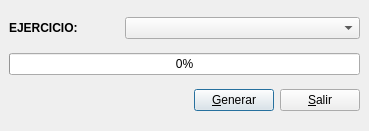
<ui version="4.0" >
 <author>José Manuel Díez Botella</author>
 <class>regularizacion</class>
 <widget class="QDialog" name="regularizacion" >
  <property name="geometry" >
   <rect>
    <x>0</x>
    <y>0</y>
    <width>369</width>
    <height>131</height>
   </rect>
  </property>
  <property name="windowTitle" >
   <string>Regularización</string>
  </property>
  <layout class="QVBoxLayout" >
   <property name="margin" >
    <number>9</number>
   </property>
   <property name="spacing" >
    <number>6</number>
   </property>
   <item>
    <layout class="QHBoxLayout" >
     <property name="margin" >
      <number>0</number>
     </property>
     <property name="spacing" >
      <number>6</number>
     </property>
     <item>
      <widget class="QLabel" name="textLabel1" >
       <property name="maximumSize" >
        <size>
         <width>110</width>
         <height>32767</height>
        </size>
       </property>
       <property name="frameShape" >
        <enum>QFrame::NoFrame</enum>
       </property>
       <property name="frameShadow" >
        <enum>QFrame::Plain</enum>
       </property>
       <property name="text" >
        <string>&lt;b>EJERCICIO:&lt;/b></string>
       </property>
       <property name="wordWrap" >
        <bool>false</bool>
       </property>
      </widget>
     </item>
     <item>
      <widget class="QComboBox" name="ejerciciocomboBox" />
     </item>
    </layout>
   </item>
   <item>
    <widget class="QProgressBar" name="progressBar" >
     <property name="value" >
      <number>0</number>
     </property>
     <property name="orientation" >
      <enum>Qt::Horizontal</enum>
     </property>
    </widget>
   </item>
   <item>
    <layout class="QHBoxLayout" >
     <property name="margin" >
      <number>0</number>
     </property>
     <property name="spacing" >
      <number>6</number>
     </property>
     <item>
      <spacer>
       <property name="orientation" >
        <enum>Qt::Horizontal</enum>
       </property>
       <property name="sizeType" >
        <enum>QSizePolicy::Expanding</enum>
       </property>
       <property name="sizeHint" >
        <size>
         <width>111</width>
         <height>20</height>
        </size>
       </property>
      </spacer>
     </item>
     <item>
      <widget class="QPushButton" name="generarpushButton" >
       <property name="text" >
        <string>&amp;Generar</string>
       </property>
       <property name="shortcut" >
        <string>Alt+G</string>
       </property>
      </widget>
     </item>
     <item>
      <widget class="QPushButton" name="salirpushButton" >
       <property name="text" >
        <string>&amp;Salir</string>
       </property>
       <property name="shortcut" >
        <string>Alt+S</string>
       </property>
      </widget>
     </item>
    </layout>
   </item>
  </layout>
 </widget>
 <layoutdefault spacing="6" margin="11" />
 <includes/>
 <resources/>
 <connections>
  <connection>
   <sender>salirpushButton</sender>
   <signal>clicked()</signal>
   <receiver>regularizacion</receiver>
   <slot>reject()</slot>
   <hints>
    <hint type="sourcelabel" >
     <x>20</x>
     <y>20</y>
    </hint>
    <hint type="destinationlabel" >
     <x>20</x>
     <y>20</y>
    </hint>
   </hints>
  </connection>
 </connections>
</ui>
